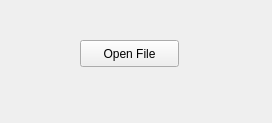
<?xml version="1.0" encoding="UTF-8"?>
<ui version="4.0">
 <class>Widget</class>
 <widget class="QWidget" name="Widget">
  <property name="geometry">
   <rect>
    <x>0</x>
    <y>0</y>
    <width>272</width>
    <height>123</height>
   </rect>
  </property>
  <property name="windowTitle">
   <string>Compress RosBag</string>
  </property>
  <widget class="QPushButton" name="pushButton">
   <property name="geometry">
    <rect>
     <x>80</x>
     <y>40</y>
     <width>99</width>
     <height>27</height>
    </rect>
   </property>
   <property name="text">
    <string>Open File</string>
   </property>
  </widget>
 </widget>
 <layoutdefault spacing="6" margin="11"/>
 <resources/>
 <connections/>
</ui>
